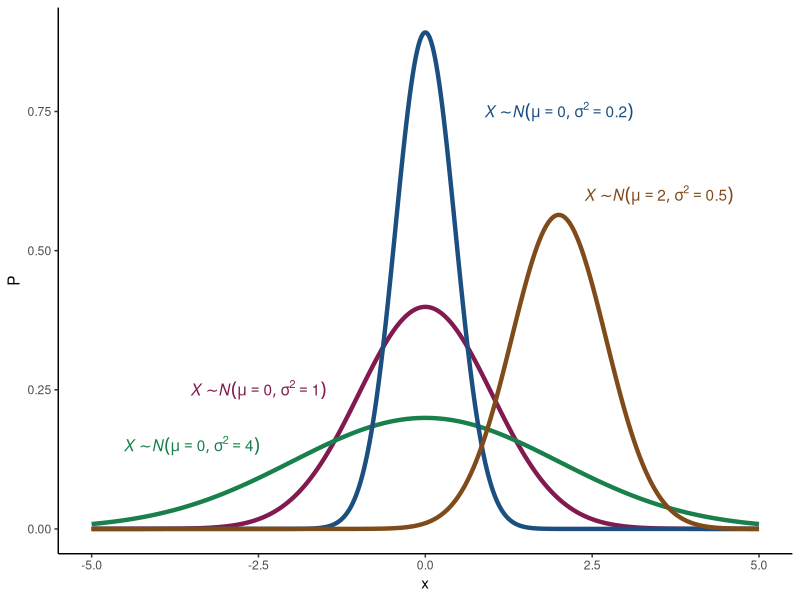
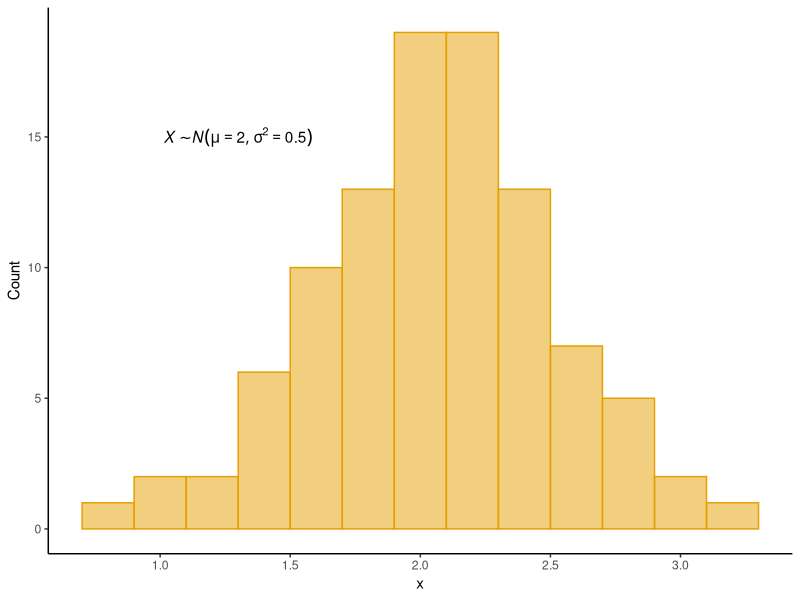
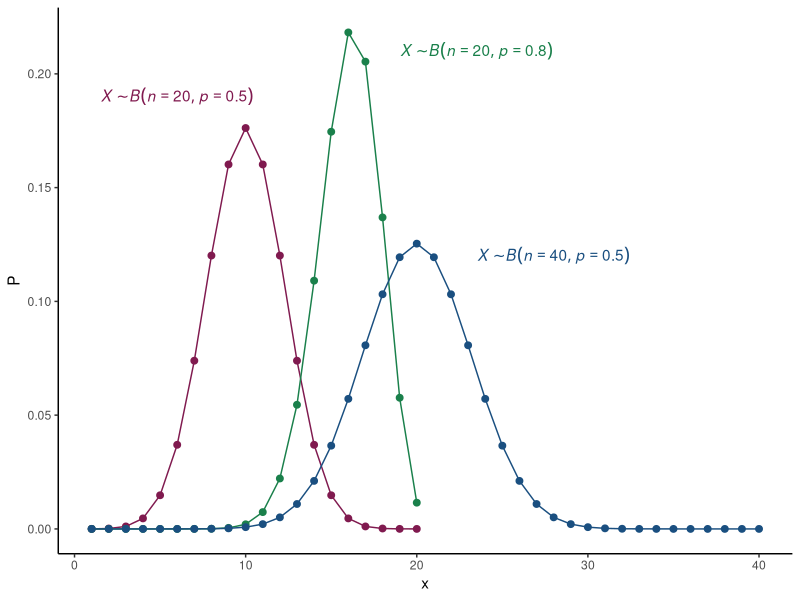
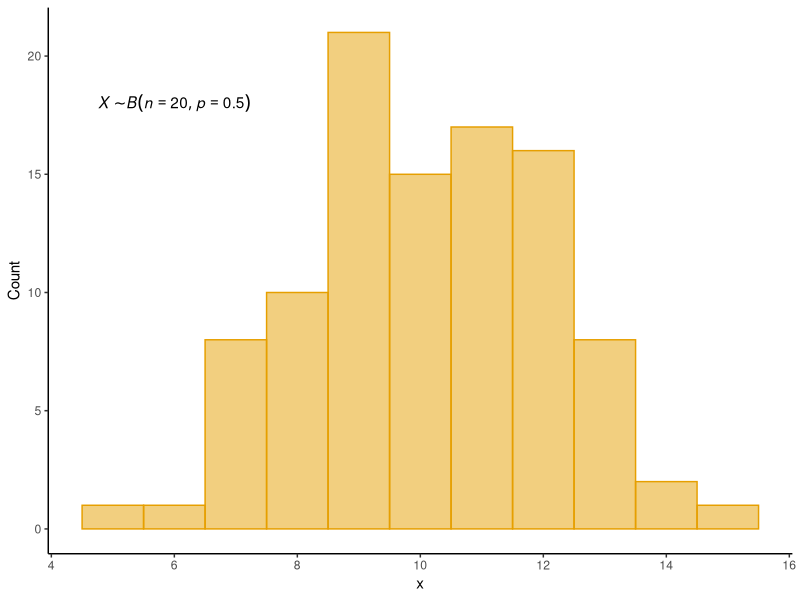
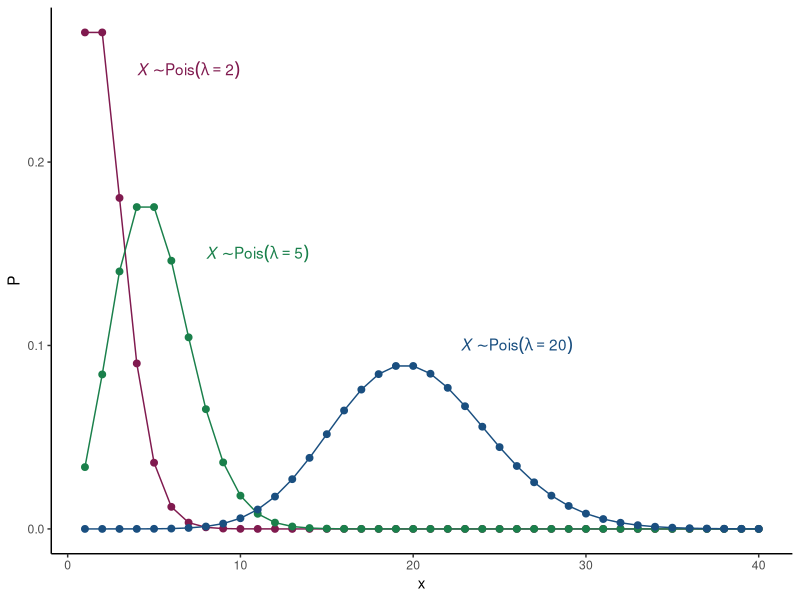
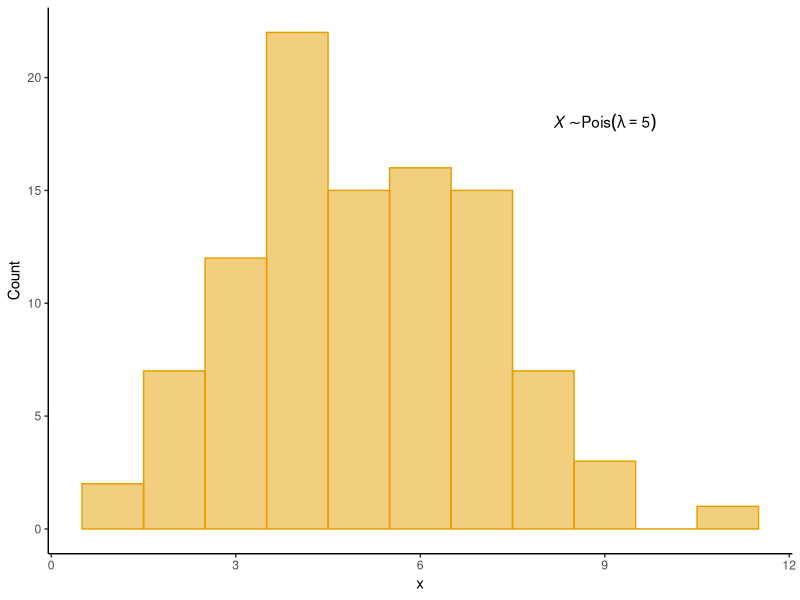

R code for these plots, in order:
library(ggplot2)
library(RColorBrewer)
cols <- c(rgb(128, 26, 79, maxColorValue = 255),
          rgb(26, 128, 75, maxColorValue = 255),
          rgb(26, 79, 128, maxColorValue = 255),
          rgb(128, 75, 26, maxColorValue = 255))
          


####################################################################
#
#          Normal distribution
#
####################################################################
x <- seq(-5,5,0.01)

# Normal distribution 1
sigma_1 <- 1
mu_1 <- 0
fx_1 <- (1/(sqrt(sigma_1)*(sqrt(2*pi)))) * exp( (-1/2) * ((x-mu_1)/sqrt(sigma_1))^2)
my_norm_1 <- cbind.data.frame(fx_1=fx_1, x=x)
label1 <- "italic(X) %~% italic(N)(mu == 0, sigma^2 == 1.0)"
# Normal distribution 2
sigma_2 <- 4
mu_2 <- 0
fx_2 <- (1/(sqrt(sigma_2)*(sqrt(2*pi)))) * exp( (-1/2) * ((x-mu_2)/sqrt(sigma_2))^2)
my_norm_2 <- cbind.data.frame(fx_2=fx_2, x=x)
label2 <- "italic(X) %~% italic(N)(mu == 0, sigma^2 == 4.0)"
# Normal distribution 3
sigma_3 <- 0.2
mu_3 <- 0
fx_3 <- (1/(sqrt(sigma_3)*(sqrt(2*pi)))) * exp( (-1/2) * ((x-mu_3)/sqrt(sigma_3))^2)
my_norm_3 <- cbind.data.frame(fx_3=fx_3, x=x)
label3 <- "italic(X) %~% italic(N)(mu == 0, sigma^2 == 0.2)"
# Normal distribution 4
sigma_4 <- 0.5
mu_4 <- 2
fx_4 <- (1/(sqrt(sigma_4)*(sqrt(2*pi)))) * exp( (-1/2) * ((x-mu_4)/sqrt(sigma_4))^2)
my_norm_4 <- cbind.data.frame(fx_4=fx_4, x=x)
label4 <- "italic(X) %~% italic(N)(mu == 2, sigma^2 == 0.5)"

ggplot()+
   geom_line(data=my_norm_1, aes(x=x, y=fx_1), color=cols[1], size=1.5)+
   annotate(geom="text", x=-2.5, y=0.25, label=label1, parse=T, color=cols[1])+
   #
   geom_line(data=my_norm_2, aes(x=x, y=fx_2), color=cols[2], size=1.5)+
   annotate(geom="text", x=-3.5, y=0.15, label=label2, parse=T, color=cols[2])+
   #
   geom_line(data=my_norm_3, aes(x=x, y=fx_3), color=cols[3], size=1.5)+
   annotate(geom="text", x=2, y=0.75, label=label3, parse=T, color=cols[3])+
   #
   geom_line(data=my_norm_4, aes(x=x, y=fx_4), color=cols[4], size=1.5)+
   annotate(geom="text", x=3.5, y=0.60, label=label4, parse=T, color=cols[4])+
   #
   theme_classic()+
   xlab("x")+
   ylab("P")
 


# sample from normal
set.seed(1)
x_norm <- data.frame(rando_norm=rnorm(100,mu_4,sigma_4))
breaks_norm <- pretty(range(x_norm$rando_norm), n = nclass.FD(x_norm$rando_norm), min.n = 1)
bwidth_norm <- breaks_norm[2]-breaks_norm[1]


ggplot(x_norm, aes(x=rando_norm, fill="#E69F00", color="#E69F00")) +
  geom_histogram(binwidth=bwidth_norm,position="identity", alpha=0.5)+
  scale_color_manual(values=c("#E69F00"))+
  scale_fill_manual(values=c( "#E69F00"))+
  labs(x="x", y = "Count")+
  theme_classic()+
  theme(legend.position = "none")+
  annotate(geom="text", x=1.3, y=15, label=label4, parse=T)
  






####################################################################
#
#         Binomial distribution
#
####################################################################
# Binomial distribution 1
n_1 <- 20 # number of trials
p_1 <- 0.5 # probability of success
x_1 <- 1:n_1 # possibe successes
bin_cof_1 <- factorial(n_1) / (factorial(x_1) * factorial(n_1-x_1))
Px_1 <- bin_cof_1 * (p_1^x_1) * ((1-p_1)^(n_1-x_1))
my_bin_1 <- cbind.data.frame(Px_1=Px_1, x=x_1)
label_bin_1 <- "italic(X) %~% italic(B)(italic(n) == 20, italic(p) == 0.5)"

# Binomial distribution 2
n_2 <- 20 # number of trials
p_2 <- 0.8 # probability of success
x_2 <- 1:n_2 # possibe successes
bin_cof_2 <- factorial(n_2) / (factorial(x_2) * factorial(n_2-x_2))
Px_2 <- bin_cof_2 * (p_2^x_2) * ((1-p_2)^(n_2-x_2))
my_bin_2 <- cbind.data.frame(Px_2=Px_2, x=x_2)
label_bin_2 <- "italic(X) %~% italic(B)(italic(n) == 20, italic(p) == 0.8)"

# Binomial distribution 3
n_3 <- 40 # number of trials
p_3 <- 0.5 # probability of success
x_3 <- 1:n_3 # possibe successes
bin_cof_3 <- factorial(n_3) / (factorial(x_3) * factorial(n_3-x_3))
Px_3 <- bin_cof_3 * (p_3^x_3) * ((1-p_3)^(n_3-x_3))
my_bin_3 <- cbind.data.frame(Px_3=Px_3, x=x_3)
label_bin_3 <- "italic(X) %~% italic(B)(italic(n) == 40, italic(p) == 0.5)"

ggplot()+
  geom_point(data=my_bin_1, aes(x=x, y=Px_1), color=cols[1], size=2) +
  geom_line(data=my_bin_1, aes(x=x, y=Px_1), color=cols[1], size=0.5) +
  annotate(geom="text", x=6, y=0.19, label=label_bin_1, parse=T, color=cols[1])+
  #
  geom_point(data=my_bin_2, aes(x=x, y=Px_2), color=cols[2], size=2) +
  geom_line(data=my_bin_2, aes(x=x, y=Px_2), color=cols[2], size=0.5) +
    annotate(geom="text", x=23.5, y=0.21, label=label_bin_2, parse=T, color=cols[2])+
  #
  geom_point(data=my_bin_3, aes(x=x, y=Px_3), color=cols[3], size=2) +
  geom_line(data=my_bin_3, aes(x=x, y=Px_3), color=cols[3], size=0.5) +
  annotate(geom="text", x=28, y=0.12, label=label_bin_3, parse=T, color=cols[3])+
  theme_classic()+
  xlab("x")+
  ylab("P")


# sample from binomial

# random sample from binomial
set.seed(1)
x_bin <- data.frame(rando_binom=rbinom(100,n_1,p_1))
breaks_bin <- pretty(range(x_bin$rando_binom), n = nclass.FD(x_bin$rando_binom), min.n = 1)
bwidth_bin <- breaks_bin[2]-breaks_bin[1]

ggplot(x_bin, aes(x=rando_binom, fill="#E69F00", color="#E69F00")) +
  geom_histogram(binwidth=bwidth_bin, position="identity", alpha=0.5)+
  scale_color_manual(values=c("#E69F00"))+
  scale_fill_manual(values=c( "#E69F00"))+
  labs(x="x", y = "Count")+
  theme_classic()+
  theme(legend.position = "none")+
  annotate(geom="text", x=6, y=18, label=label_bin_1, parse=T)






####################################################################
#
#         Poisson distribution
#
####################################################################
x <- seq(1,40,1)

# Poisson distribution 1
lambda_1 <- 2 #
fx_1 <- lambda_1^x * exp(-lambda_1) / factorial(x)
my_pois_1 <- cbind.data.frame(fx_1=fx_1, x=x)
label_pois_1 <- "italic(X) %~% Pois(lambda == 2)"
# Poisson distribution 2
lambda_2 <- 5 #
fx_2 <- lambda_2^x * exp(-lambda_2) / factorial(x)
my_pois_2 <- cbind.data.frame(fx_2=fx_2, x=x)
label_pois_2 <- "italic(X) %~% Pois(lambda == 5)"
# Poisson distribution 3
lambda_3 <- 20 #
fx_3 <- lambda_3^x * exp(-lambda_3) / factorial(x)
my_pois_3 <- cbind.data.frame(fx_3=fx_3, x=x)
label_pois_3 <- "italic(X) %~% Pois(italic(lambda) == 20)"


ggplot()+
  geom_point(data=my_pois_1, aes(x=x, y=fx_1), color=cols[1], size=2) +
  geom_line(data=my_pois_1, aes(x=x, y=fx_1), color=cols[1], size=0.5) +
  annotate(geom="text", x=7, y=0.25, label=label_pois_1, parse=T, color=cols[1])+
  #
  geom_point(data=my_pois_2, aes(x=x, y=fx_2), color=cols[2], size=2) +
  geom_line(data=my_pois_2, aes(x=x, y=fx_2), color=cols[2], size=0.5) +
  annotate(geom="text", x=11, y=0.15, label=label_pois_2, parse=T, color=cols[2])+
  #
  geom_point(data=my_pois_3, aes(x=x, y=fx_3), color=cols[3], size=2) +
  geom_line(data=my_pois_3, aes(x=x, y=fx_3), color=cols[3], size=0.5) +
  annotate(geom="text", x=26, y=0.10, label=label_pois_3, parse=T, color=cols[3])+
  #
  theme_classic()+
  xlab("x")+
  ylab("P")

# random sample from poisson
set.seed(1)
x_pois <- data.frame(rando_pois=rpois(100,lambda_2))
breaks_pois <- pretty(range(x_pois$rando_pois), n = nclass.FD(x_pois$rando_pois), min.n = 1)
bwidth_pois <- breaks_pois[2]-breaks_pois[1]

ggplot(x_pois, aes(x=rando_pois, fill="#E69F00", color="#E69F00")) +
  geom_histogram(binwidth=bwidth_pois,position="identity", alpha=0.5)+
  scale_color_manual(values=c("#E69F00"))+
  scale_fill_manual(values=c( "#E69F00"))+
  labs(x="x", y = "Count")+
  theme_classic()+
  theme(legend.position = "none")+
  annotate(geom="text", x=9, y=18, label=label_pois_2, parse=T)

